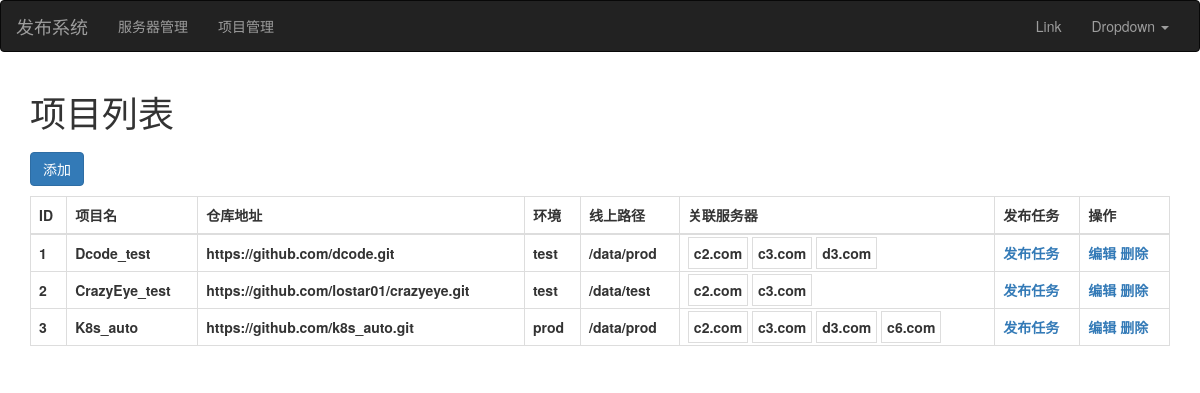
The app's page /project/list/, older data.
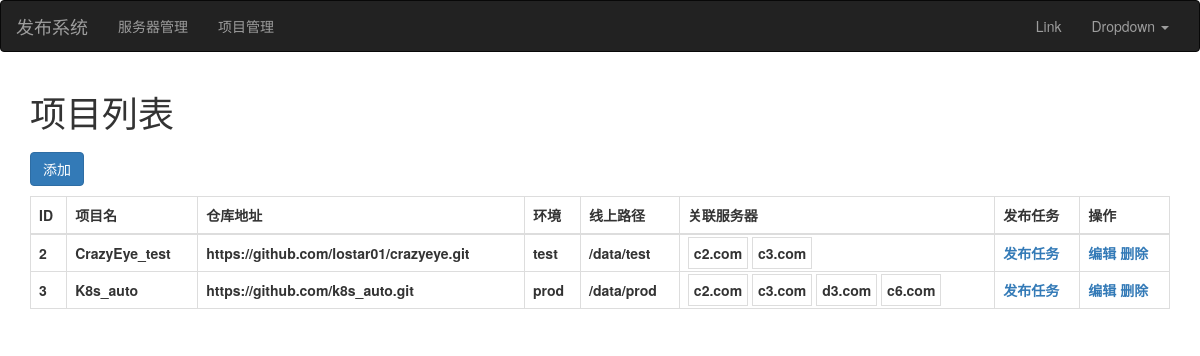
The same page, newer data.
### web/models.py (models this page shows, shortened)
class Project(models.Model):
    title = models.CharField(verbose_name="项目名", max_length=32)
    repo = models.CharField(verbose_name="仓库地址", max_length=128)
    env_choice = (
        ('prod','正式'),
        ('test','测试')
    )
    env = models.CharField(verbose_name="环境", max_length=16,choices=env_choice,default="test")
    path = models.CharField(verbose_name="线上路径",max_length=64,default="")
    server = models.ManyToManyField(verbose_name="关联服务器",to='Server')

class Server(models.Model):
    hostname = models.CharField(verbose_name='主机名',max_length=32)
    notices = models.CharField(verbose_name='备注',max_length=32,blank=True,default="")
    def __str__(self):
        return self.hostname

### web/views/project.py (the view)
# urls.py: path('project/list/',project.project_list,name='project_list'),
def project_list(request):
    project_obj = Project.objects.all()
    return render(request,'project_list.html',locals())

### templates/project_list.html (shortened to what this page needs)
{% extends 'layout.html' %}
{% block content %}
    <div class="container">
        <h1>项目列表</h1>
        <div>
            <a style="margin: 10px 0;" href="{% url 'project_add' %}" class="btn btn-primary">添加</a>
        </div>
        <table class="table table-bordered">
            <thead>
                <th>ID</th>
                <th>项目名</th>
                <th>仓库地址</th>
                <th>环境</th>
                <th>线上路径</th>
                <th>关联服务器</th>
                <th>发布任务</th>
                <th>操作</th>
            </thead>
            <tbody>
            {% for obj in project_obj %}
                <tr>
                    <th>{{ obj.id }}</th>
                    <th>{{ obj.title }}</th>
                    <th>{{ obj.repo }}</th>
                    <th>{{ obj.env }}</th>
                    <th>{{ obj.path }}</th>
                    <th>
                        {% for item in obj.server.all %}
                            <span style="border: 1px solid #ddd; padding: 5px;">{{ item }}</span>
                        {% endfor %}
                    </th>
                    <th><a href="{% url 'task_list' project_id=obj.id %}">发布任务</a></th>
                    <th><span><a href="{% url 'project_edit' pk=obj.id %}">编辑</a></span> <span><a onclick="removeRow(this,{{obj.id}});">删除</a></span></th>
                </tr>
            {% endfor %}
            </tbody>
        </table>
    </div>
{% endblock %}

Row changes from the older to the newer data that the page shows:
removed Project: id "1", title "Dcode_test", repo "https://github.com/dcode.git", env "test", path "/data/prod", Server (hostname "c2.com"), Server (hostname "c3.com"), Server (hostname "d3.com")
